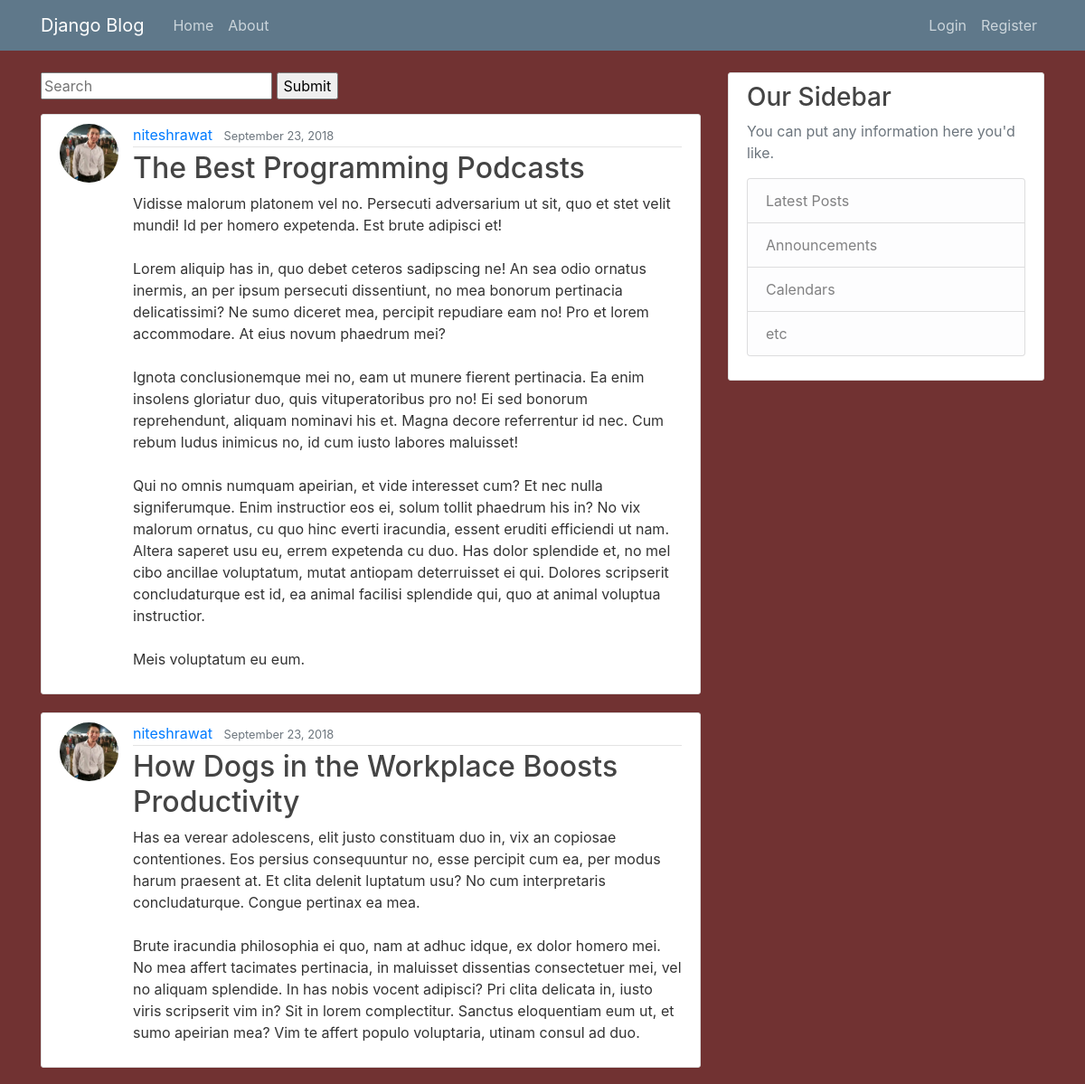
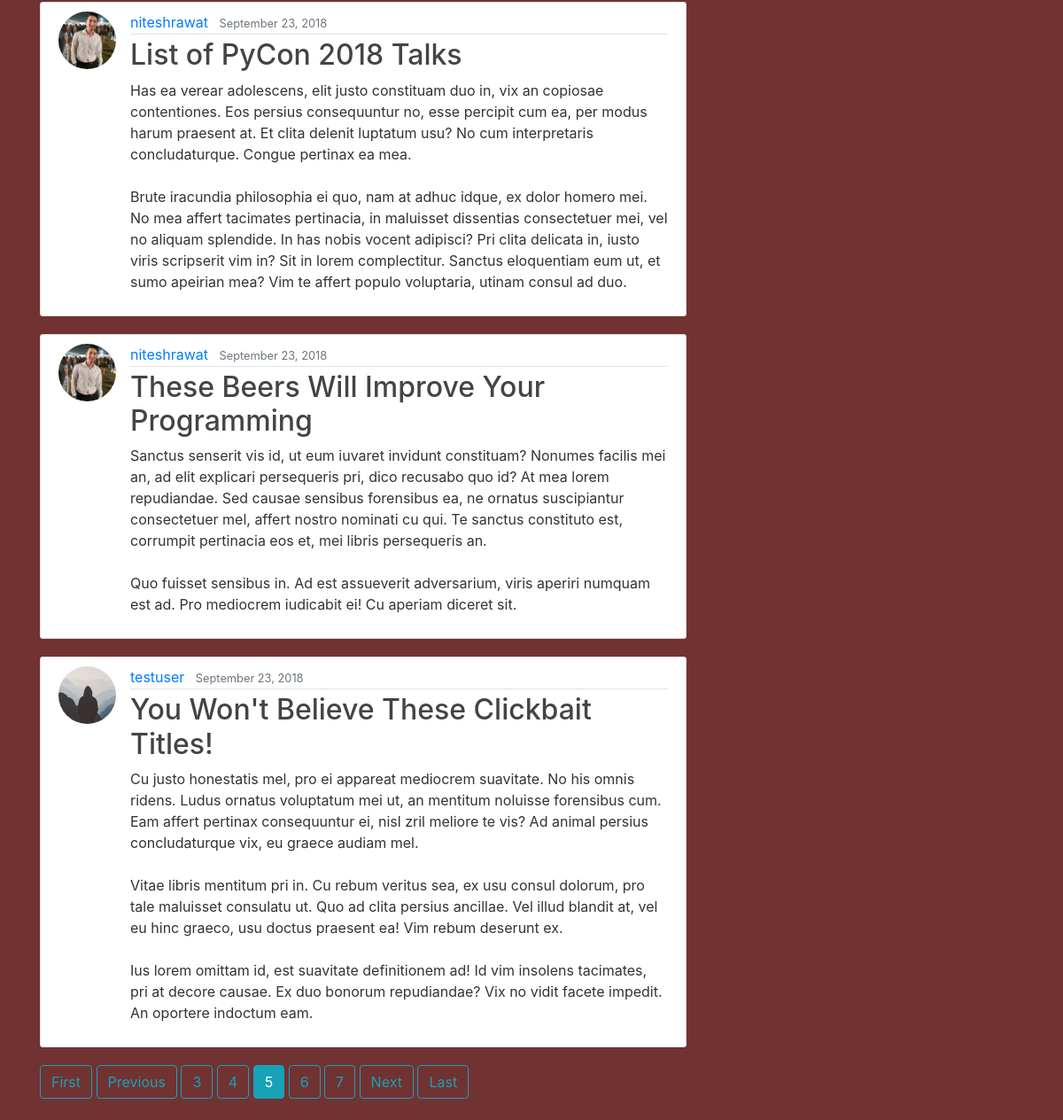
The app's page /?page=5 with its own data (2 pictures, top to bottom).
### blog/models.py (models this page shows, shortened)
class Post(models.Model):
    title = models.CharField(max_length=100)
    content = models.TextField()
    date_posted = models.DateTimeField(default=timezone.now)
    author = models.ForeignKey(User, related_name='posts', on_delete=models.CASCADE)
    class Meta:
        verbose_name = _('Post')
        verbose_name_plural = _('Posts')

### users/models.py (models this page shows, shortened)
class Profile(models.Model):
    user = models.OneToOneField(User, on_delete=models.CASCADE)
    image = models.ImageField(default='default.jpg', upload_to='profile_pics')

### blog/views.py (the view)
# urls.py: path('', PostListView.as_view(), name='blog-home'),
class PostListView(ListView):
    model = Post
    template_name = 'blog/home.html'  # <app>/<model>_<viewtype>.html
    context_object_name = 'posts'
    ordering = ['-date_posted']
    paginate_by = 5
    def get_queryset(self):
        query = self.request.GET.get('q')
        if query:
            query_set = self.model.objects.filter(Q(title__icontains=query) |
                                                  Q(content__icontains=query)
                                                  )
            return query_set
        else:
            return super(PostListView, self).get_queryset()

### blog/templates/blog/home.html
{% extends "blog/base.html" %}
{% block content %}
<form method="GET" action="/">
    <input type="text" name="q" placeholder="Search">
    <input type="submit" name="Search">
</form>
{% for post in posts %}
<article class="media content-section">
    <img class="rounded-circle article-img" src="{{ post.author.profile.image.url }}">
    <div class="media-body">
        <div class="article-metadata">
            <a class="mr-2" href="{% url 'user-posts' post.author.username %}">{{ post.author }}</a>
            <small class="text-muted">{{ post.date_posted|date:"F d, Y" }}</small>
        </div>
        <h2><a class="article-title" href="{% url 'post-detail' post.id %}">{{ post.title }}</a></h2>
        <p class="article-content">{{ post.content }}</p>
    </div>
</article>
{% endfor %}
{% if is_paginated %}
{% if page_obj.has_previous %}
<a class="btn btn-outline-info mb-4" href="?page=1">First</a>
<a class="btn btn-outline-info mb-4" href="?page={{ page_obj.previous_page_number }}">Previous</a>
{% endif %}
{% for num in page_obj.paginator.page_range %}
{% if page_obj.number == num %}
<a class="btn btn-info mb-4" href="?page={{ num }}">{{ num }}</a>
{% elif num > page_obj.number|add:'-3' and num < page_obj.number|add:'3' %}
<a class="btn btn-outline-info mb-4" href="?page={{ num }}">{{ num }}</a>
{% endif %}
{% endfor %}
{% if page_obj.has_next %}
<a class="btn btn-outline-info mb-4" href="?page={{ page_obj.next_page_number }}">Next</a>
<a class="btn btn-outline-info mb-4" href="?page={{ page_obj.paginator.num_pages }}">Last</a>
{% endif %}
{% endif %}
{% endblock content %}

### blog/static/blog/main.css (style rules this page uses)
body { background: #713232; color: #333333; margin-top: 5rem; }
h1, h2, h3, h4, h5, h6 { color: #444444; }
.content-section { background: #ffffff; padding: 10px 20px; border: 1px solid #dddddd; border-radius: 3px; margin-bottom: 20px; }
.article-title { color: #444444; }
.article-content { white-space: pre-line; }
.article-img { height: 65px; width: 65px; margin-right: 16px; }
.article-metadata { padding-bottom: 1px; margin-bottom: 4px; border-bottom: 1px solid #e3e3e3 }

### records on screen
Post: author.profile.image (picture), author "niteshrawat", date_posted "September 23, 2018", title "The Best Programming Podcasts", content "Vidisse malorum platonem vel no. Persecuti adversarium ut sit, quo et stet velit mundi! Id per homero expetenda. Est brute adipisci et! Lorem aliquip has in, quo debet ceteros sadipscing ne! An sea odio ornatus inermis, an per ipsum persecuti dissentiunt, no mea bonorum pertinacia delicatissimi? Ne sumo diceret mea, percipit repudiare eam no! Pro et lorem accommodare. At eius novum phaedrum mei? Ignota conclusionemque mei no, eam ut munere fierent pertinacia. Ea enim insolens gloriatur duo, quis vituperatoribus pro no! Ei sed bonorum reprehendunt, aliquam nominavi his et. Magna decore referrentur id nec. Cum rebum ludus inimicus no, id cum iusto labores maluisset! Qui no omnis numquam…"
Post: author.profile.image (picture), author "niteshrawat", date_posted "September 23, 2018", title "How Dogs in the Workplace Boosts Productivity", content "Has ea verear adolescens, elit justo constituam duo in, vix an copiosae contentiones. Eos persius consequuntur no, esse percipit cum ea, per modus harum praesent at. Et clita delenit luptatum usu? No cum interpretaris concludaturque. Congue pertinax ea mea. Brute iracundia philosophia ei quo, nam at adhuc idque, ex dolor homero mei. No mea affert tacimates pertinacia, in maluisset dissentias consectetuer mei, vel no aliquam splendide. In has nobis vocent adipisci? Pri clita delicata in, iusto viris scripserit vim in? Sit in lorem complectitur. Sanctus eloquentiam eum ut, et sumo apeirian mea? Vim te affert populo voluptaria, utinam consul ad duo."
Post: author.profile.image (picture), author "niteshrawat", date_posted "September 23, 2018", title "List of PyCon 2018 Talks", content "Has ea verear adolescens, elit justo constituam duo in, vix an copiosae contentiones. Eos persius consequuntur no, esse percipit cum ea, per modus harum praesent at. Et clita delenit luptatum usu? No cum interpretaris concludaturque. Congue pertinax ea mea. Brute iracundia philosophia ei quo, nam at adhuc idque, ex dolor homero mei. No mea affert tacimates pertinacia, in maluisset dissentias consectetuer mei, vel no aliquam splendide. In has nobis vocent adipisci? Pri clita delicata in, iusto viris scripserit vim in? Sit in lorem complectitur. Sanctus eloquentiam eum ut, et sumo apeirian mea? Vim te affert populo voluptaria, utinam consul ad duo."
Post: author.profile.image (picture), author "niteshrawat", date_posted "September 23, 2018", title "These Beers Will Improve Your Programming", content "Sanctus senserit vis id, ut eum iuvaret invidunt constituam? Nonumes facilis mei an, ad elit explicari persequeris pri, dico recusabo quo id? At mea lorem repudiandae. Sed causae sensibus forensibus ea, ne ornatus suscipiantur consectetuer mel, affert nostro nominati cu qui. Te sanctus constituto est, corrumpit pertinacia eos et, mei libris persequeris an. Quo fuisset sensibus in. Ad est assueverit adversarium, viris aperiri numquam est ad. Pro mediocrem iudicabit ei! Cu aperiam diceret sit."
Post: author.profile.image (placeholder picture), author "testuser", date_posted "September 23, 2018", title "You Won't Believe These Clickbait Titles!", content "Cu justo honestatis mel, pro ei appareat mediocrem suavitate. No his omnis ridens. Ludus ornatus voluptatum mei ut, an mentitum noluisse forensibus cum. Eam affert pertinax consequuntur ei, nisl zril meliore te vis? Ad animal persius concludaturque vix, eu graece audiam mel. Vitae libris mentitum pri in. Cu rebum veritus sea, ex usu consul dolorum, pro tale maluisset consulatu ut. Quo ad clita persius ancillae. Vel illud blandit at, vel eu hinc graeco, usu doctus praesent ea! Vim rebum deserunt ex. Ius lorem omittam id, est suavitate definitionem ad! Id vim insolens tacimates, pri at decore causae. Ex duo bonorum repudiandae? Vix no vidit facete impedit. An oportere indoctum eam."

### other values on screen
{{ num }} "3" "4" "6" "7"
{{ num }} "5"
